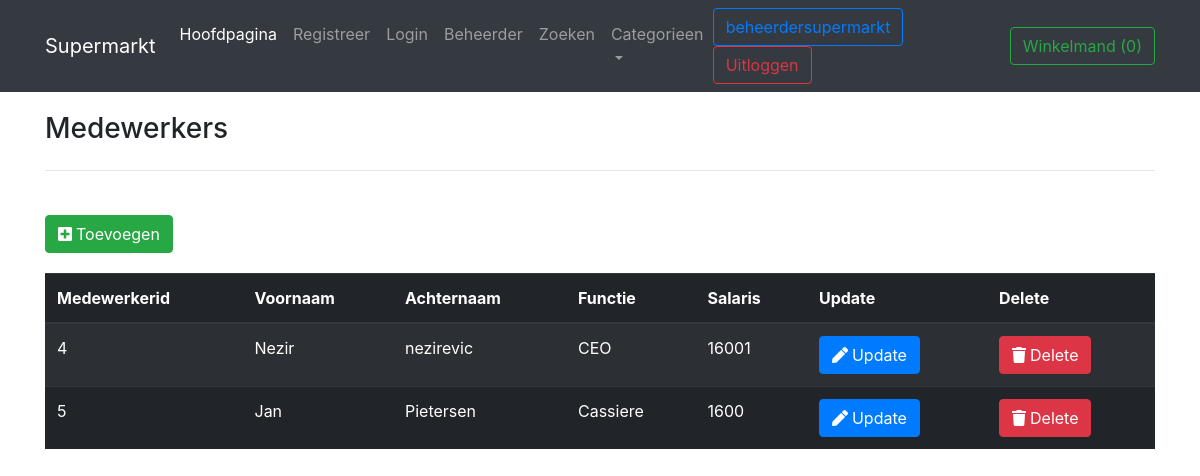
The app's page /medewerkers.php (signed in) with its own data.
### tables this page shows
CREATE TABLE `medewerkers` (
  `medewerkerid` int(100) NOT NULL,
  `voornaam` varchar(100) NOT NULL,
  `achternaam` varchar(100) NOT NULL,
  `functie` varchar(100) NOT NULL,
  `salaris` varchar(100) NOT NULL
);

### includes/autoload.inc.php (called while the page is built, shortened)
<?php
function myAutoLoader($className)
{
    $path = 'classes/';
    $extension = '.class.php';
    $fileName = $path . $className . $extension;
}

### classes/dbh.class.php (called while the page is built)
<?php
class Dbh
{
    private $host = 'localhost';
    private $user = 'root';
    private $pwd = '';
    private $dbName = 'supermarkt';
    public function connect()
    {
        $dsn = 'mysql:host=' . $this->host . ';dbname=' . $this->dbName;
        $pdo = new PDO($dsn, $this->user, $this->pwd);
        $pdo->setAttribute(PDO::ATTR_DEFAULT_FETCH_MODE, PDO::FETCH_ASSOC);
        return $pdo;
    }
}

### classes/beheerder.class.php (called while the page is built, shortened)
<?php
include_once 'dbh.class.php';
class Beheerder extends Dbh
{
    public function getMedewerkers()
    {
        $sql = "SELECT * FROM medewerkers";
        $stmt = $this->connect()->prepare($sql);
        $stmt->execute();
        while ($result = $stmt->fetchAll()) {
            return $result;
        }
    }
}

### medewerkers.php (the view, shortened to what this page needs)
<?php
include "./includes/autoload.inc.php";
include "./templates/header.php";
?>
<!DOCTYPE html>
<html lang="en">
<head>
    <link rel="stylesheet" href="https://cdnjs.cloudflare.com/ajax/libs/font-awesome/5.15.2/css/all.min.css"
 />
</head>
<body>
    <div class="container">
        <div style="margin-top: 20px">
            <h3>Medewerkers</h3>
            <hr class="my-4">
        </div>
    </div>
    <div class="container">
        <a style="margin-top: 20px;" href="medewerkersToevoegen.php" class="btn btn-success" role="button"><i
                style="margin-right: 4px" class="fas fa-plus-square"></i>Toevoegen</a>
    </div>
    <div style="margin-top: 20px;" class="d-flex table-data">
        <div class="container">
            <table class="table table-striped table-dark">
                <thead class="thead-dark">
                    <tr>
                        <th>Medewerkerid</th>
                        <th>Voornaam</th>
                        <th>Achternaam</th>
                        <th>Functie</th>
                        <th>Salaris</th>
                        <th>Update</th>
                        <th>Delete</th>
                    </tr>
                </thead>
                <tbody id="tbody">
                    <?php
                    $medewerkers = new Beheerder();
                    foreach ($medewerkers->getMedewerkers() as $medewerker) { ?>
                    <tr>
                        <td><?php echo $medewerker['medewerkerid']; ?></td>
                        <td><?php echo $medewerker['voornaam']; ?></td>
                        <td><?php echo $medewerker['achternaam']; ?></td>
                        <td><?php echo $medewerker['functie']; ?></td>
                        <td><?php echo $medewerker['salaris']; ?></td>
                        <td>
                            <a href="editMedewerkers.php?medewerkerid=<?php echo $medewerker['medewerkerid']; ?>"
                                class="btn btn-primary" role="button"><i style="margin-right: 4px"
                                    class="fas fa-pen"></i>Update</a>
                        </td>
                        <td>
                            <a href="medewerker.process.php?medewerkerid=<?php echo $medewerker['medewerkerid']; ?>&send=del"
                                class="btn btn-danger" role="button" aria-pressed="true"><i style="margin-right: 4px"
                                    class="fas fa-trash"></i>Delete</a>
                        </td>
                    </tr>
                    <?php
                    }
                    ?>
                </tbody>
            </table>
        </div>
    </div>
</body>
</html>

### records on screen
medewerkers: medewerkerid "4", voornaam "Nezir", achternaam "nezirevic", functie "CEO", salaris "16001"
medewerkers: medewerkerid "5", voornaam "Jan", achternaam "Pietersen", functie "Cassiere", salaris "1600"

### other values on screen
$_SESSION[gebruikersnaam] "beheerdersupermarkt"
$count "0"
